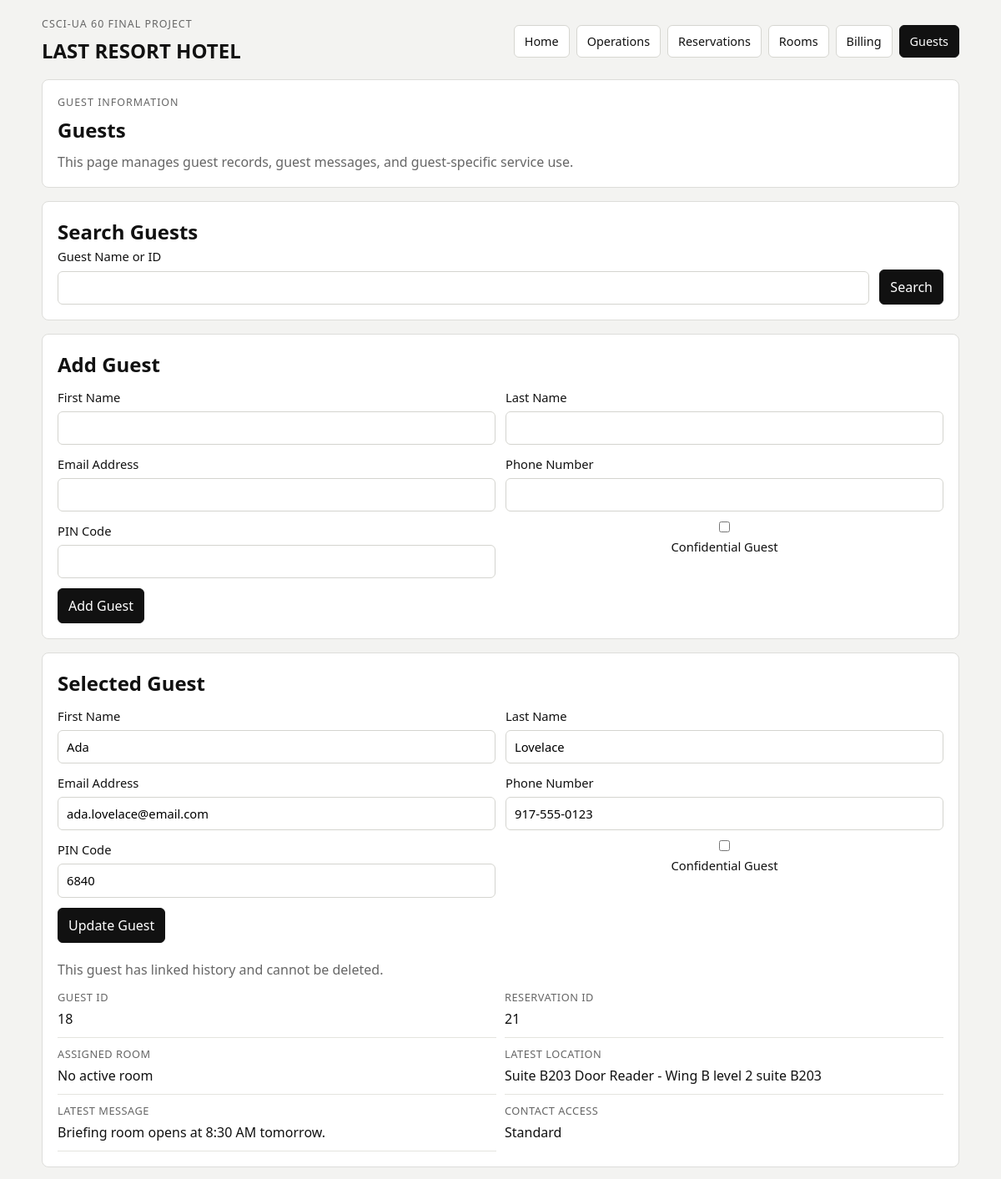
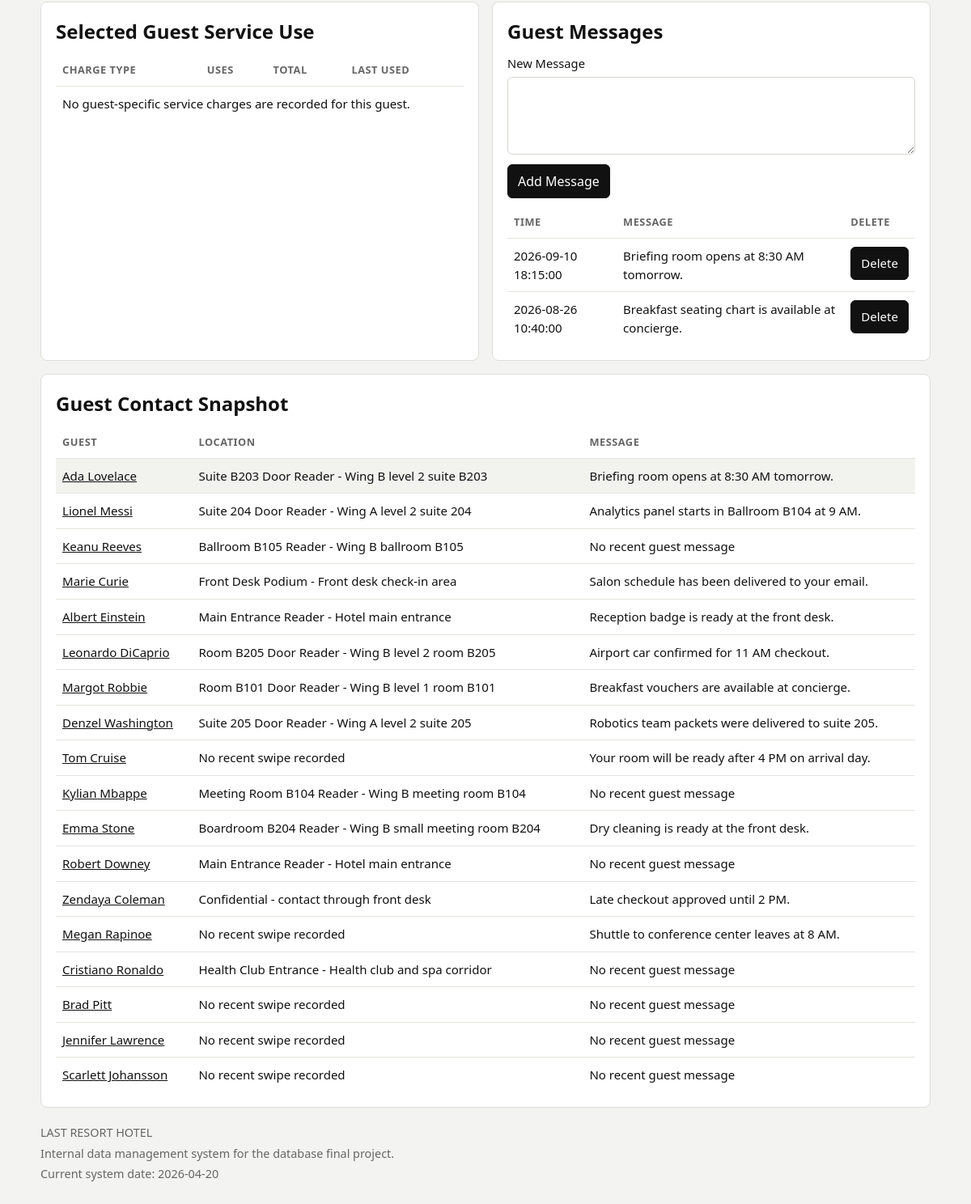
Screenshot of /guests with the database file from the repository (2 pictures, top to bottom).
### tables this page shows
CREATE TABLE person (
    personId INTEGER PRIMARY KEY,
    firstName TEXT NOT NULL,
    lastName TEXT NOT NULL,
    emailAddress TEXT,
    phoneNumber TEXT
);

CREATE TABLE guest (
    guestId INTEGER PRIMARY KEY,
    personId INTEGER NOT NULL UNIQUE,
    pinCode TEXT NOT NULL,
    isConfidential INTEGER NOT NULL DEFAULT 0 CHECK (isConfidential IN (0, 1)),
    FOREIGN KEY (personId) REFERENCES person(personId)
);

CREATE TABLE guest_message (
    messageId INTEGER PRIMARY KEY,
    guestId INTEGER NOT NULL,
    messageContent TEXT NOT NULL,
    messageTime TIMESTAMP NOT NULL,
    FOREIGN KEY (guestId) REFERENCES guest(guestId)
);

CREATE TABLE card_swipe_log (
    logId INTEGER PRIMARY KEY,
    readerId INTEGER NOT NULL,
    guestId INTEGER,
    employeeId INTEGER,
    direction TEXT NOT NULL CHECK (direction IN ('IN', 'OUT')),
    swipeTime TIMESTAMP NOT NULL,
    FOREIGN KEY (readerId) REFERENCES reader(readerId),
    FOREIGN KEY (guestId) REFERENCES guest(guestId),
    FOREIGN KEY (employeeId) REFERENCES employee(employeeId),
    CHECK (
        (guestId IS NOT NULL AND employeeId IS NULL)
        OR
        (guestId IS NULL AND employeeId IS NOT NULL)
    )
);

### Final Project/app.py (the view)
@app.route("/guests", methods=["GET"])
def guests_page():
    current_date = get_current_date()
    requested_guest_id = request.args.get("guestId", type=int)
    search_text = request.args.get("search", "").strip()
    page_message, page_message_type = get_page_notice()
    conn = get_db_connection()
    guest_contacts = load_guest_contacts(conn)
    if search_text:
        filtered_guests = []
        for row in guest_contacts:
            if matches_name_or_id(row["guestName"], row["guestId"], search_text):
                filtered_guests.append(row)
        guest_contacts = filtered_guests
    selected_guest_id = choose_selected_id(guest_contacts, requested_guest_id, "guestId")
    selected_guest_contact = next(
        (row for row in guest_contacts if row["guestId"] == selected_guest_id),
        None,
    )
    selected_guest_profile = None
    selected_guest_messages = []
    selected_guest_can_delete = False
    if selected_guest_id is not None:
        profile_row = conn.execute(
            """
            SELECT
                g.guestId,
                p.firstName,
                p.lastName,
                p.firstName || ' ' || p.lastName AS guestName,
                p.phoneNumber,
                p.emailAddress,
                g.pinCode,
                g.isConfidential
            FROM guest g
            JOIN person p ON p.personId = g.personId
            WHERE g.guestId = ?
            """,
            (selected_guest_id,),
        ).fetchone()
        if profile_row is not None:
            reservation_rows = conn.execute(
                """
                SELECT DISTINCT sra.reservationId
                FROM stay_room_assignment sra
                JOIN stay_room_guest srg ON srg.stayAssignmentId = sra.stayAssignmentId
                WHERE srg.guestId = ?
                ORDER BY sra.reservationId
                """,
                (selected_guest_id,),
            ).fetchall()
            room_rows = conn.execute(
                """
                SELECT DISTINCT r.roomNum
                FROM stay_room_assignment sra
                JOIN stay_room_guest srg ON srg.stayAssignmentId = sra.stayAssignmentId
                JOIN room r ON r.roomId = sra.roomId
                WHERE srg.guestId = ?
                  AND sra.assignedStartDate <= ?
                  AND COALESCE(sra.assignedEndDate, '9999-12-31') > ?
                  AND sra.assignmentStatus = 'OCCUPIED'
                ORDER BY r.roomNum
                """,
                (selected_guest_id, current_date, current_date),
            ).fetchall()
            selected_guest_profile = dict(profile_row)
            selected_guest_profile["reservationIds"] = ", ".join(
                str(row["reservationId"]) for row in reservation_rows
            ) or "No linked reservation"
            selected_guest_profile["assignedRooms"] = ", ".join(
                row["roomNum"] for row in room_rows
            ) or "No active room"
            if selected_guest_contact is not None:
                selected_guest_profile["lastKnownLocation"] = selected_guest_contact["lastKnownLocation"]
                selected_guest_profile["messageContent"] = selected_guest_contact["messageContent"]
            else:
                selected_guest_profile["lastKnownLocation"] = "No recent swipe recorded"
                selected_guest_profile["messageContent"] = "No recent guest message"
            selected_guest_messages = load_guest_messages(conn, selected_guest_id)
            selected_guest_can_delete = get_guest_delete_blocker(conn, selected_guest_id) is None
    selected_guest_services = []
    if selected_guest_id is not None:
        selected_guest_services = conn.execute(
            """
            SELECT
                chargeType,
                COUNT(*) AS serviceCount,
                ROUND(SUM(amount), 2) AS totalAmount,
                MAX(chargeTime) AS lastUsedAt
            FROM charge
            WHERE usedByGuestId = ?
            GROUP BY chargeType
            ORDER BY totalAmount DESC, chargeType
            """,
            (selected_guest_id,),
        ).fetchall()
    conn.close()
    return render_template(
        "guests.html",
        guestContacts=guest_contacts,
        selectedGuestProfile=selected_guest_profile,
        selectedGuestServices=selected_guest_services,
        selectedGuestMessages=selected_guest_messages,
        selectedGuestCanDelete=selected_guest_can_delete,
        selectedGuestId=selected_guest_id,
        searchText=search_text,
        snapshotDate=current_date,
        pageMessage=page_message,
        pageMessageType=page_message_type,
        pageTitle="Guests",
    )

### Final Project/templates/guests.html (shortened to what this page needs)
{% extends 'base.html' %}
{% block container %}
<section class="pageHeader">
  <p class="sectionTag">Guest Information</p>
  <h1>Guests</h1>
  <p>This page manages guest records, guest messages, and guest-specific service use.</p>
</section>
<section class="dataCard">
  <h3>Search Guests</h3>
  <form class="searchForm" method="GET" action="{{ url_for('guests_page') }}">
    <label>
      Guest Name or ID
      <input type="text" name="search" value="{{ searchText }}">
    </label>
    <button type="submit">Search</button>
  </form>
</section>
<section class="dataCard">
  <h3>Add Guest</h3>
  <form class="crudForm" method="POST" action="{{ url_for('create_guest') }}">
    <div class="formGrid">
      <label>
        First Name
        <input type="text" name="firstName" required>
      </label>
      <label>
        Last Name
        <input type="text" name="lastName" required>
      </label>
      <label>
        Email Address
        <input type="email" name="emailAddress">
      </label>
      <label>
        Phone Number
        <input type="text" name="phoneNumber">
      </label>
      <label>
        PIN Code
        <input type="text" name="pinCode" required>
      </label>
      <label class="checkboxLabel">
        <input type="checkbox" name="isConfidential" value="1">
        Confidential Guest
      </label>
    </div>
    <div class="buttonRow">
      <button type="submit">Add Guest</button>
    </div>
  </form>
</section>
<section class="guestInfoCard">
  <h2>Selected Guest</h2>
  {% if selectedGuestProfile %}
    <form class="crudForm" method="POST" action="{{ url_for('update_guest') }}">
      <div class="formGrid">
        <label>
          First Name
          <input type="text" name="firstName" value="{{ selectedGuestProfile.firstName }}" required>
        </label>
        <label>
          Last Name
          <input type="text" name="lastName" value="{{ selectedGuestProfile.lastName }}" required>
        </label>
        <label>
          Email Address
          <input type="email" name="emailAddress" value="{{ selectedGuestProfile.emailAddress or '' }}">
        </label>
        <label>
          Phone Number
          <input type="text" name="phoneNumber" value="{{ selectedGuestProfile.phoneNumber or '' }}">
        </label>
        <label>
          PIN Code
          <input type="text" name="pinCode" value="{{ selectedGuestProfile.pinCode }}" required>
        </label>
        <label class="checkboxLabel">
          <input
            type="checkbox"
            name="isConfidential"
            value="1"
          >
          Confidential Guest
        </label>
      </div>
      <div class="buttonRow">
        <button type="submit">Update Guest</button>
      </div>
    </form>
    <div class="buttonRow topGap">
      {% if selectedGuestCanDelete %}
        <form class="inlineForm" method="POST" action="{{ url_for('delete_guest') }}">
          <input type="hidden" name="guestId" value="{{ selectedGuestProfile.guestId }}">
          <input type="hidden" name="search" value="{{ searchText }}">
          <button class="dangerButton" type="submit">Delete Guest</button>
        </form>
      {% else %}
        <p class="searchNote">This guest has linked history and cannot be deleted.</p>
      {% endif %}
    </div>
    <dl class="infoList guestSummaryGrid topGap">
      <div>
        <dt>Guest ID</dt>
        <dd>{{ selectedGuestProfile.guestId }}</dd>
      </div>
      <div>
        <dt>Reservation ID</dt>
        <dd>{{ selectedGuestProfile.reservationIds }}</dd>
      </div>
      <div>
        <dt>Assigned Room</dt>
        <dd>{{ selectedGuestProfile.assignedRooms }}</dd>
      </div>
      <div>
        <dt>Latest Location</dt>
        <dd>{{ selectedGuestProfile.lastKnownLocation }}</dd>
      </div>
      <div>
        <dt>Latest Message</dt>
        <dd>{{ selectedGuestProfile.messageContent }}</dd>
      </div>
      <div>
        <dt>Contact Access</dt>
        <dd>
          {% if selectedGuestProfile.isConfidential == 1 %}
            Confidential
          {% else %}
            Standard
          {% endif %}
        </dd>
      </div>
    </dl>
  {% else %}
    <p>No guest matches the current search.</p>
  {% endif %}
</section>
<div class="dashboardGrid">
  <section class="dataCard">
    <h3>Selected Guest Service Use</h3>
    <table class="minimalTable">
      <thead>
        <tr>
          <th>Charge Type</th>
          <th>Uses</th>
          <th>Total</th>
          <th>Last Used</th>
        </tr>
      </thead>
      <tbody>
        {% for row in selectedGuestServices %}
          <tr>
            <td>{{ row.chargeType }}</td>
            <td>{{ row.serviceCount }}</td>
            <td>${{ '%.2f'|format(row.totalAmount) }}</td>
            <td>{{ row.lastUsedAt }}</td>
          </tr>
        {% else %}
          <tr>
            <td colspan="4">No guest-specific service charges are recorded for this guest.</td>
          </tr>
        {% endfor %}
      </tbody>
    </table>
  </section>
  <section class="dataCard">
    <h3>Guest Messages</h3>
    {% if selectedGuestProfile %}
      <form class="crudForm" method="POST" action="{{ url_for('create_guest_message') }}">
        <label>
          New Message
          <textarea name="messageContent" rows="3" required></textarea>
        </label>
        <div class="buttonRow">
          <button type="submit">Add Message</button>
        </div>
      </form>
      <table class="minimalTable">
        <thead>
          <tr>
            <th>Time</th>
            <th>Message</th>
            <th>Delete</th>
          </tr>
        </thead>
        <tbody>
          {% for message in selectedGuestMessages %}
            <tr>
              <td>{{ message.messageTime }}</td>
              <td>{{ message.messageContent }}</td>
              <td>
                <form class="inlineForm" method="POST" action="{{ url_for('delete_guest_message') }}">
                  <button class="dangerButton" type="submit">Delete</button>
                </form>
              </td>
            </tr>
          {% else %}
            <tr>
              <td colspan="3">No messages are recorded for this guest.</td>
            </tr>
          {% endfor %}
        </tbody>
      </table>
    {% else %}
      <p>Select a guest before adding or deleting messages.</p>
    {% endif %}
  </section>
</div>
<section class="dataCard">
  <h3>Guest Contact Snapshot</h3>
  <table class="minimalTable">
    <thead>
      <tr>
        <th>Guest</th>
        <th>Location</th>
        <th>Message</th>
      </tr>
    </thead>
    <tbody>
      {% for guest in guestContacts %}
        <tr class="{% if guest.guestId == selectedGuestId %}selectedRow{% endif %}">
          <td>
            <a href="{{ url_for('guests_page', guestId=guest.guestId, search=searchText) }}">
              {{ guest.guestName }}
            </a>
          </td>
          <td>{{ guest.lastKnownLocation }}</td>
          <td>{{ guest.messageContent }}</td>
        </tr>
      {% else %}
        <tr>
          <td colspan="3">No guests match the current search.</td>
        </tr>
      {% endfor %}
    </tbody>
  </table>
</section>
{% endblock %}

### Final Project/templates/base.html (shortened to what this page needs)
<!DOCTYPE html>
<html lang="en">
  <head>
    <link rel="stylesheet" href="{{ url_for('static', filename='css/main.css') }}">
  </head>
  <body>
    <div class="pageShell">
      <header class="siteHeader">
        <div class="brandBlock">
          <p class="eyebrow">CSCI-UA 60 Final Project</p>
          <a class="brandMark" href="{{ url_for('home') }}">LAST RESORT HOTEL</a>
        </div>
        <nav class="siteNav">
          <a class="{% if request.path == '/' %}selectedNav{% endif %}" href="{{ url_for('home') }}">Home</a>
          <a class="{% if request.path == '/operations' %}selectedNav{% endif %}" href="{{ url_for('operations_page') }}">Operations</a>
          <a class="{% if request.path == '/reservations' %}selectedNav{% endif %}" href="{{ url_for('reservations_page') }}">Reservations</a>
          <a class="{% if request.path == '/rooms' %}selectedNav{% endif %}" href="{{ url_for('rooms_page') }}">Rooms</a>
          <a class="{% if request.path == '/billing' %}selectedNav{% endif %}" href="{{ url_for('billing') }}">Billing</a>
          <a class="{% if request.path == '/guests' %}selectedNav{% endif %}" href="{{ url_for('guests_page') }}">Guests</a>
        </nav>
      </header>
      <main class="pageContent">
        {% block container %}{% endblock %}
      </main>
      <footer class="siteFooter">
        <div class="footerBrand">
          <p class="footerTitle">LAST RESORT HOTEL</p>
          <p>Internal data management system for the database final project.</p>
          <p>Current system date: {{ snapshotDate }}</p>
        </div>
      </footer>
    </div>
  </body>
</html>

### rows the page displays
person: firstName "Ada", lastName "Lovelace", emailAddress "ada.lovelace@email.com", phoneNumber "917-555-0123"
guest: pinCode "6840"
guest_message: messageContent "Briefing room opens at 8:30 AM tomorrow.", messageTime "2026-09-10 18:15:00", messageContent "Briefing room opens at 8:30 AM tomorrow."
guest_message: messageTime "2026-08-26 10:40:00", messageContent "Breakfast seating chart is available at concierge."
guest_message: messageContent "Analytics panel starts in Ballroom B104 at 9 AM."
card_swipe_log: guestName "Keanu Reeves", lastKnownLocation "Ballroom B105 Reader - Wing B ballroom B105", messageContent "No recent guest message"
guest_message: messageContent "Salon schedule has been delivered to your email."
guest_message: messageContent "Reception badge is ready at the front desk."
guest_message: messageContent "Airport car confirmed for 11 AM checkout."
guest_message: messageContent "Breakfast vouchers are available at concierge."
guest_message: messageContent "Robotics team packets were delivered to suite 205."
guest_message: guestName "Tom Cruise", lastKnownLocation "No recent swipe recorded", messageContent "Your room will be ready after 4 PM on arrival day."
card_swipe_log: guestName "Kylian Mbappe", lastKnownLocation "Meeting Room B104 Reader - Wing B meeting room B104", messageContent "No recent guest message"
guest_message: messageContent "Dry cleaning is ready at the front desk."
card_swipe_log: guestName "Robert Downey", lastKnownLocation "Main Entrance Reader - Hotel main entrance", messageContent "No recent guest message"
guest_message: messageContent "Late checkout approved until 2 PM."
guest_message: guestName "Megan Rapinoe", lastKnownLocation "No recent swipe recorded", messageContent "Shuttle to conference center leaves at 8 AM."
card_swipe_log: guestName "Cristiano Ronaldo", lastKnownLocation "Health Club Entrance - Health club and spa corridor", messageContent "No recent guest message"

### other values shown
{{ selectedGuestProfile.guestId }} "18"
{{ selectedGuestProfile.reservationIds }} "21"
{{ selectedGuestProfile.assignedRooms }} "No active room"
{{ selectedGuestProfile.lastKnownLocation }} "Suite B203 Door Reader - Wing B level 2 suite B203"
{{ guest.guestName }} "Ada Lovelace" "Lionel Messi" "Marie Curie" "Albert Einstein" "Leonardo DiCaprio" "Margot Robbie" "Denzel Washington" "Emma Stone" "Zendaya Coleman" "Brad Pitt" "Jennifer Lawrence" "Scarlett Johansson"
{{ guest.lastKnownLocation }} "Suite B203 Door Reader - Wing B level 2 suite B203" "Suite 204 Door Reader - Wing A level 2 suite 204" "Front Desk Podium - Front desk check-in area" "Main Entrance Reader - Hotel main entrance" "Room B205 Door Reader - Wing B level 2 room B205" "Room B101 Door Reader - Wing B level 1 room B101" "Suite 205 Door Reader - Wing A level 2 suite 205" "Boardroom B204 Reader - Wing B small meeting room B204" "Confidential - contact through front desk" "No recent swipe recorded" "No recent swipe recorded" "No recent swipe recorded"
{{ guest.messageContent }} "No recent guest message" "No recent guest message" "No recent guest message"
{{ snapshotDate }} "2026-04-20"
